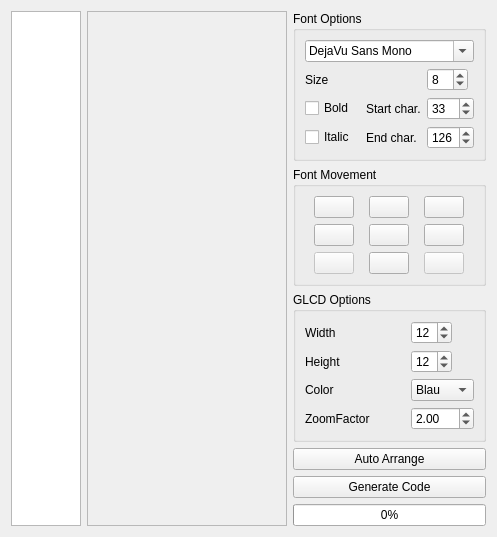
<?xml version="1.0" encoding="UTF-8"?>
<ui version="4.0">
 <class>UIFontCreation</class>
 <widget class="QWidget" name="UIFontCreation">
  <property name="geometry">
   <rect>
    <x>0</x>
    <y>0</y>
    <width>479</width>
    <height>512</height>
   </rect>
  </property>
  <property name="maximumSize">
   <size>
    <width>16777215</width>
    <height>16777215</height>
   </size>
  </property>
  <property name="windowTitle">
   <string>Form</string>
  </property>
  <layout class="QGridLayout" name="gridLayout_4">
   <item row="0" column="0" rowspan="7">
    <widget class="QListWidget" name="listWidget">
     <property name="sizePolicy">
      <sizepolicy hsizetype="Maximum" vsizetype="Expanding">
       <horstretch>0</horstretch>
       <verstretch>0</verstretch>
      </sizepolicy>
     </property>
     <property name="maximumSize">
      <size>
       <width>100</width>
       <height>16777215</height>
      </size>
     </property>
     <property name="frameShape">
      <enum>QFrame::StyledPanel</enum>
     </property>
     <property name="frameShadow">
      <enum>QFrame::Sunken</enum>
     </property>
     <property name="editTriggers">
      <set>QAbstractItemView::NoEditTriggers</set>
     </property>
     <property name="showDropIndicator" stdset="0">
      <bool>false</bool>
     </property>
     <property name="dragDropMode">
      <enum>QAbstractItemView::NoDragDrop</enum>
     </property>
     <property name="alternatingRowColors">
      <bool>true</bool>
     </property>
     <property name="selectionBehavior">
      <enum>QAbstractItemView::SelectItems</enum>
     </property>
     <property name="movement">
      <enum>QListView::Static</enum>
     </property>
     <property name="isWrapping" stdset="0">
      <bool>false</bool>
     </property>
     <property name="spacing">
      <number>2</number>
     </property>
    </widget>
   </item>
   <item row="0" column="1" rowspan="7">
    <widget class="QScrollArea" name="scrollArea">
     <property name="sizePolicy">
      <sizepolicy hsizetype="Expanding" vsizetype="Expanding">
       <horstretch>0</horstretch>
       <verstretch>0</verstretch>
      </sizepolicy>
     </property>
     <property name="minimumSize">
      <size>
       <width>200</width>
       <height>0</height>
      </size>
     </property>
     <property name="widgetResizable">
      <bool>true</bool>
     </property>
     <widget class="QWidget" name="preview">
      <property name="geometry">
       <rect>
        <x>0</x>
        <y>0</y>
        <width>196</width>
        <height>490</height>
       </rect>
      </property>
     </widget>
    </widget>
   </item>
   <item row="0" column="2">
    <widget class="QGroupBox" name="groupBox">
     <property name="sizePolicy">
      <sizepolicy hsizetype="Preferred" vsizetype="Preferred">
       <horstretch>0</horstretch>
       <verstretch>0</verstretch>
      </sizepolicy>
     </property>
     <property name="maximumSize">
      <size>
       <width>193</width>
       <height>16777215</height>
      </size>
     </property>
     <property name="title">
      <string>Font Options</string>
     </property>
     <layout class="QGridLayout" name="gridLayout">
      <item row="0" column="0" colspan="3">
       <widget class="QFontComboBox" name="fontComboBox">
        <property name="currentFont">
         <font>
          <family>Terminal</family>
         </font>
        </property>
       </widget>
      </item>
      <item row="1" column="0" colspan="2">
       <widget class="QLabel" name="label">
        <property name="text">
         <string>Size</string>
        </property>
       </widget>
      </item>
      <item row="2" column="0">
       <widget class="QCheckBox" name="cbBold">
        <property name="text">
         <string>Bold</string>
        </property>
       </widget>
      </item>
      <item row="4" column="0">
       <widget class="QCheckBox" name="cbItalic">
        <property name="text">
         <string>Italic</string>
        </property>
       </widget>
      </item>
      <item row="1" column="2">
       <widget class="QSpinBox" name="fontSize">
        <property name="sizePolicy">
         <sizepolicy hsizetype="Maximum" vsizetype="Fixed">
          <horstretch>0</horstretch>
          <verstretch>0</verstretch>
         </sizepolicy>
        </property>
        <property name="value">
         <number>8</number>
        </property>
       </widget>
      </item>
      <item row="2" column="2">
       <widget class="QSpinBox" name="sbStartChar">
        <property name="prefix">
         <string/>
        </property>
        <property name="maximum">
         <number>255</number>
        </property>
        <property name="value">
         <number>33</number>
        </property>
       </widget>
      </item>
      <item row="4" column="2">
       <widget class="QSpinBox" name="sbEndChar">
        <property name="maximum">
         <number>255</number>
        </property>
        <property name="value">
         <number>126</number>
        </property>
       </widget>
      </item>
      <item row="2" column="1">
       <widget class="QLabel" name="label_6">
        <property name="text">
         <string>Start char.</string>
        </property>
       </widget>
      </item>
      <item row="4" column="1">
       <widget class="QLabel" name="label_7">
        <property name="text">
         <string>End char.</string>
        </property>
       </widget>
      </item>
     </layout>
    </widget>
   </item>
   <item row="1" column="2">
    <widget class="QGroupBox" name="groupBox_3">
     <property name="sizePolicy">
      <sizepolicy hsizetype="Preferred" vsizetype="Preferred">
       <horstretch>0</horstretch>
       <verstretch>0</verstretch>
      </sizepolicy>
     </property>
     <property name="maximumSize">
      <size>
       <width>193</width>
       <height>16777215</height>
      </size>
     </property>
     <property name="title">
      <string>Font Movement</string>
     </property>
     <layout class="QGridLayout" name="gridLayout_3">
      <item row="0" column="0">
       <widget class="QPushButton" name="btRotateCCW">
        <property name="enabled">
         <bool>true</bool>
        </property>
        <property name="sizePolicy">
         <sizepolicy hsizetype="MinimumExpanding" vsizetype="Fixed">
          <horstretch>0</horstretch>
          <verstretch>0</verstretch>
         </sizepolicy>
        </property>
        <property name="minimumSize">
         <size>
          <width>40</width>
          <height>0</height>
         </size>
        </property>
        <property name="maximumSize">
         <size>
          <width>40</width>
          <height>16777215</height>
         </size>
        </property>
        <property name="toolTip">
         <string>Rotate counter-clockwise</string>
        </property>
        <property name="text">
         <string/>
        </property>
        <property name="icon">
         <iconset resource="resources.qrc">
          <normaloff>:/Icons/resources/object-rotate-left.png</normaloff>:/Icons/resources/object-rotate-left.png</iconset>
        </property>
        <property name="iconSize">
         <size>
          <width>20</width>
          <height>20</height>
         </size>
        </property>
       </widget>
      </item>
      <item row="0" column="1">
       <widget class="QPushButton" name="btnUp">
        <property name="sizePolicy">
         <sizepolicy hsizetype="Maximum" vsizetype="Fixed">
          <horstretch>0</horstretch>
          <verstretch>0</verstretch>
         </sizepolicy>
        </property>
        <property name="minimumSize">
         <size>
          <width>40</width>
          <height>0</height>
         </size>
        </property>
        <property name="maximumSize">
         <size>
          <width>40</width>
          <height>16777215</height>
         </size>
        </property>
        <property name="toolTip">
         <string>Move up</string>
        </property>
        <property name="text">
         <string/>
        </property>
        <property name="icon">
         <iconset resource="resources.qrc">
          <normaloff>:/Icons/resources/gtk-go-up.png</normaloff>:/Icons/resources/gtk-go-up.png</iconset>
        </property>
        <property name="iconSize">
         <size>
          <width>20</width>
          <height>20</height>
         </size>
        </property>
       </widget>
      </item>
      <item row="0" column="2">
       <widget class="QPushButton" name="btRotateCW">
        <property name="enabled">
         <bool>true</bool>
        </property>
        <property name="minimumSize">
         <size>
          <width>40</width>
          <height>0</height>
         </size>
        </property>
        <property name="maximumSize">
         <size>
          <width>40</width>
          <height>16777215</height>
         </size>
        </property>
        <property name="toolTip">
         <string>Rotate clockwise</string>
        </property>
        <property name="text">
         <string/>
        </property>
        <property name="icon">
         <iconset resource="resources.qrc">
          <normaloff>:/Icons/resources/object-rotate-right.png</normaloff>:/Icons/resources/object-rotate-right.png</iconset>
        </property>
        <property name="iconSize">
         <size>
          <width>20</width>
          <height>20</height>
         </size>
        </property>
       </widget>
      </item>
      <item row="1" column="0">
       <widget class="QPushButton" name="btnLeft">
        <property name="minimumSize">
         <size>
          <width>40</width>
          <height>0</height>
         </size>
        </property>
        <property name="maximumSize">
         <size>
          <width>40</width>
          <height>16777215</height>
         </size>
        </property>
        <property name="toolTip">
         <string>Move left</string>
        </property>
        <property name="text">
         <string/>
        </property>
        <property name="icon">
         <iconset resource="resources.qrc">
          <normaloff>:/Icons/resources/gtk-go-back-ltr.png</normaloff>:/Icons/resources/gtk-go-back-ltr.png</iconset>
        </property>
        <property name="iconSize">
         <size>
          <width>20</width>
          <height>20</height>
         </size>
        </property>
       </widget>
      </item>
      <item row="1" column="2">
       <widget class="QPushButton" name="btnRight">
        <property name="minimumSize">
         <size>
          <width>40</width>
          <height>0</height>
         </size>
        </property>
        <property name="maximumSize">
         <size>
          <width>40</width>
          <height>16777215</height>
         </size>
        </property>
        <property name="toolTip">
         <string>Move right</string>
        </property>
        <property name="text">
         <string/>
        </property>
        <property name="icon">
         <iconset resource="resources.qrc">
          <normaloff>:/Icons/resources/gtk-go-back-rtl.png</normaloff>:/Icons/resources/gtk-go-back-rtl.png</iconset>
        </property>
        <property name="iconSize">
         <size>
          <width>20</width>
          <height>20</height>
         </size>
        </property>
       </widget>
      </item>
      <item row="2" column="1">
       <widget class="QPushButton" name="btnDown">
        <property name="minimumSize">
         <size>
          <width>40</width>
          <height>0</height>
         </size>
        </property>
        <property name="maximumSize">
         <size>
          <width>40</width>
          <height>16777215</height>
         </size>
        </property>
        <property name="toolTip">
         <string>Move down</string>
        </property>
        <property name="text">
         <string/>
        </property>
        <property name="icon">
         <iconset resource="resources.qrc">
          <normaloff>:/Icons/resources/gtk-go-down.png</normaloff>:/Icons/resources/gtk-go-down.png</iconset>
        </property>
        <property name="iconSize">
         <size>
          <width>20</width>
          <height>20</height>
         </size>
        </property>
       </widget>
      </item>
      <item row="2" column="0">
       <widget class="QPushButton" name="btnMirrorVer">
        <property name="enabled">
         <bool>false</bool>
        </property>
        <property name="minimumSize">
         <size>
          <width>40</width>
          <height>0</height>
         </size>
        </property>
        <property name="maximumSize">
         <size>
          <width>40</width>
          <height>16777215</height>
         </size>
        </property>
        <property name="text">
         <string/>
        </property>
        <property name="icon">
         <iconset resource="resources.qrc">
          <normaloff>:/Icons/resources/object-flip-vertical.png</normaloff>:/Icons/resources/object-flip-vertical.png</iconset>
        </property>
        <property name="iconSize">
         <size>
          <width>20</width>
          <height>20</height>
         </size>
        </property>
        <property name="shortcut">
         <string>Return</string>
        </property>
       </widget>
      </item>
      <item row="2" column="2">
       <widget class="QPushButton" name="btnMirrorHor">
        <property name="enabled">
         <bool>false</bool>
        </property>
        <property name="minimumSize">
         <size>
          <width>40</width>
          <height>0</height>
         </size>
        </property>
        <property name="maximumSize">
         <size>
          <width>40</width>
          <height>16777215</height>
         </size>
        </property>
        <property name="text">
         <string/>
        </property>
        <property name="icon">
         <iconset resource="resources.qrc">
          <normaloff>:/Icons/resources/object-flip-horizontal.png</normaloff>:/Icons/resources/object-flip-horizontal.png</iconset>
        </property>
        <property name="iconSize">
         <size>
          <width>20</width>
          <height>20</height>
         </size>
        </property>
       </widget>
      </item>
      <item row="1" column="1">
       <widget class="QPushButton" name="btnReset">
        <property name="enabled">
         <bool>true</bool>
        </property>
        <property name="minimumSize">
         <size>
          <width>40</width>
          <height>0</height>
         </size>
        </property>
        <property name="maximumSize">
         <size>
          <width>40</width>
          <height>16777215</height>
         </size>
        </property>
        <property name="toolTip">
         <string>Reset</string>
        </property>
        <property name="text">
         <string/>
        </property>
        <property name="icon">
         <iconset resource="resources.qrc">
          <normaloff>:/Icons/resources/reload.png</normaloff>:/Icons/resources/reload.png</iconset>
        </property>
        <property name="iconSize">
         <size>
          <width>20</width>
          <height>20</height>
         </size>
        </property>
       </widget>
      </item>
     </layout>
    </widget>
   </item>
   <item row="2" column="2">
    <widget class="QGroupBox" name="groupBox_2">
     <property name="sizePolicy">
      <sizepolicy hsizetype="Preferred" vsizetype="Preferred">
       <horstretch>0</horstretch>
       <verstretch>0</verstretch>
      </sizepolicy>
     </property>
     <property name="maximumSize">
      <size>
       <width>193</width>
       <height>16777215</height>
      </size>
     </property>
     <property name="title">
      <string>GLCD Options</string>
     </property>
     <layout class="QGridLayout" name="gridLayout_2">
      <item row="0" column="0">
       <widget class="QLabel" name="label_2">
        <property name="text">
         <string>Width</string>
        </property>
       </widget>
      </item>
      <item row="0" column="1">
       <widget class="QSpinBox" name="glcdWidth">
        <property name="sizePolicy">
         <sizepolicy hsizetype="Maximum" vsizetype="Fixed">
          <horstretch>0</horstretch>
          <verstretch>0</verstretch>
         </sizepolicy>
        </property>
        <property name="value">
         <number>12</number>
        </property>
       </widget>
      </item>
      <item row="1" column="0">
       <widget class="QLabel" name="label_3">
        <property name="text">
         <string>Height</string>
        </property>
       </widget>
      </item>
      <item row="1" column="1">
       <widget class="QSpinBox" name="glcdHeight">
        <property name="sizePolicy">
         <sizepolicy hsizetype="Maximum" vsizetype="Fixed">
          <horstretch>0</horstretch>
          <verstretch>0</verstretch>
         </sizepolicy>
        </property>
        <property name="value">
         <number>12</number>
        </property>
       </widget>
      </item>
      <item row="2" column="0">
       <widget class="QLabel" name="label_4">
        <property name="text">
         <string>Color</string>
        </property>
       </widget>
      </item>
      <item row="2" column="1">
       <widget class="QComboBox" name="glcdColor">
        <property name="enabled">
         <bool>true</bool>
        </property>
        <property name="sizePolicy">
         <sizepolicy hsizetype="Maximum" vsizetype="Fixed">
          <horstretch>0</horstretch>
          <verstretch>0</verstretch>
         </sizepolicy>
        </property>
        <property name="currentIndex">
         <number>1</number>
        </property>
        <item>
         <property name="text">
          <string>Rot</string>
         </property>
        </item>
        <item>
         <property name="text">
          <string>Blau</string>
         </property>
        </item>
        <item>
         <property name="text">
          <string>Weiss</string>
         </property>
        </item>
        <item>
         <property name="text">
          <string>Grün</string>
         </property>
        </item>
       </widget>
      </item>
      <item row="3" column="0">
       <widget class="QLabel" name="label_5">
        <property name="text">
         <string>ZoomFactor</string>
        </property>
       </widget>
      </item>
      <item row="3" column="1">
       <widget class="QDoubleSpinBox" name="doubleSpinBox">
        <property name="minimum">
         <double>1.000000000000000</double>
        </property>
        <property name="singleStep">
         <double>0.100000000000000</double>
        </property>
        <property name="value">
         <double>2.000000000000000</double>
        </property>
       </widget>
      </item>
     </layout>
    </widget>
   </item>
   <item row="6" column="2">
    <spacer name="verticalSpacer">
     <property name="orientation">
      <enum>Qt::Vertical</enum>
     </property>
     <property name="sizeHint" stdset="0">
      <size>
       <width>188</width>
       <height>43</height>
      </size>
     </property>
    </spacer>
   </item>
   <item row="4" column="2">
    <widget class="QPushButton" name="btnCode">
     <property name="maximumSize">
      <size>
       <width>193</width>
       <height>16777215</height>
      </size>
     </property>
     <property name="text">
      <string>Generate Code</string>
     </property>
    </widget>
   </item>
   <item row="5" column="2">
    <widget class="QProgressBar" name="progressBar">
     <property name="maximumSize">
      <size>
       <width>193</width>
       <height>16777215</height>
      </size>
     </property>
     <property name="value">
      <number>0</number>
     </property>
    </widget>
   </item>
   <item row="3" column="2">
    <widget class="QPushButton" name="btnAutoArrange">
     <property name="toolTip">
      <string>Auto arrange font (still buggy)</string>
     </property>
     <property name="text">
      <string>Auto Arrange</string>
     </property>
    </widget>
   </item>
  </layout>
 </widget>
 <resources>
  <include location="resources.qrc"/>
 </resources>
 <connections>
  <connection>
   <sender>glcdWidth</sender>
   <signal>valueChanged(int)</signal>
   <receiver>UIFontCreation</receiver>
   <slot>updateGLCDSize()</slot>
   <hints>
    <hint type="sourcelabel">
     <x>444</x>
     <y>301</y>
    </hint>
    <hint type="destinationlabel">
     <x>425</x>
     <y>144</y>
    </hint>
   </hints>
  </connection>
  <connection>
   <sender>glcdHeight</sender>
   <signal>valueChanged(int)</signal>
   <receiver>UIFontCreation</receiver>
   <slot>updateGLCDSize()</slot>
   <hints>
    <hint type="sourcelabel">
     <x>444</x>
     <y>323</y>
    </hint>
    <hint type="destinationlabel">
     <x>433</x>
     <y>286</y>
    </hint>
   </hints>
  </connection>
  <connection>
   <sender>doubleSpinBox</sender>
   <signal>valueChanged(double)</signal>
   <receiver>UIFontCreation</receiver>
   <slot>updateGLCDZoom(double)</slot>
   <hints>
    <hint type="sourcelabel">
     <x>458</x>
     <y>367</y>
    </hint>
    <hint type="destinationlabel">
     <x>447</x>
     <y>285</y>
    </hint>
   </hints>
  </connection>
  <connection>
   <sender>fontComboBox</sender>
   <signal>currentFontChanged(QFont)</signal>
   <receiver>UIFontCreation</receiver>
   <slot>updateFont()</slot>
   <hints>
    <hint type="sourcelabel">
     <x>391</x>
     <y>37</y>
    </hint>
    <hint type="destinationlabel">
     <x>389</x>
     <y>45</y>
    </hint>
   </hints>
  </connection>
  <connection>
   <sender>fontSize</sender>
   <signal>valueChanged(int)</signal>
   <receiver>UIFontCreation</receiver>
   <slot>updateFont()</slot>
   <hints>
    <hint type="sourcelabel">
     <x>458</x>
     <y>72</y>
    </hint>
    <hint type="destinationlabel">
     <x>390</x>
     <y>81</y>
    </hint>
   </hints>
  </connection>
  <connection>
   <sender>cbBold</sender>
   <signal>stateChanged(int)</signal>
   <receiver>UIFontCreation</receiver>
   <slot>updateFont()</slot>
   <hints>
    <hint type="sourcelabel">
     <x>346</x>
     <y>95</y>
    </hint>
    <hint type="destinationlabel">
     <x>389</x>
     <y>107</y>
    </hint>
   </hints>
  </connection>
  <connection>
   <sender>cbItalic</sender>
   <signal>stateChanged(int)</signal>
   <receiver>UIFontCreation</receiver>
   <slot>updateFont()</slot>
   <hints>
    <hint type="sourcelabel">
     <x>346</x>
     <y>118</y>
    </hint>
    <hint type="destinationlabel">
     <x>389</x>
     <y>132</y>
    </hint>
   </hints>
  </connection>
  <connection>
   <sender>btnUp</sender>
   <signal>clicked()</signal>
   <receiver>UIFontCreation</receiver>
   <slot>decOffsetY()</slot>
   <hints>
    <hint type="sourcelabel">
     <x>394</x>
     <y>183</y>
    </hint>
    <hint type="destinationlabel">
     <x>447</x>
     <y>152</y>
    </hint>
   </hints>
  </connection>
  <connection>
   <sender>btnDown</sender>
   <signal>clicked()</signal>
   <receiver>UIFontCreation</receiver>
   <slot>incOffsetY()</slot>
   <hints>
    <hint type="sourcelabel">
     <x>394</x>
     <y>242</y>
    </hint>
    <hint type="destinationlabel">
     <x>447</x>
     <y>235</y>
    </hint>
   </hints>
  </connection>
  <connection>
   <sender>btnLeft</sender>
   <signal>clicked()</signal>
   <receiver>UIFontCreation</receiver>
   <slot>decOffsetX()</slot>
   <hints>
    <hint type="sourcelabel">
     <x>340</x>
     <y>213</y>
    </hint>
    <hint type="destinationlabel">
     <x>386</x>
     <y>210</y>
    </hint>
   </hints>
  </connection>
  <connection>
   <sender>btnRight</sender>
   <signal>clicked()</signal>
   <receiver>UIFontCreation</receiver>
   <slot>incOffsetX()</slot>
   <hints>
    <hint type="sourcelabel">
     <x>448</x>
     <y>213</y>
    </hint>
    <hint type="destinationlabel">
     <x>447</x>
     <y>212</y>
    </hint>
   </hints>
  </connection>
  <connection>
   <sender>btnCode</sender>
   <signal>clicked()</signal>
   <receiver>UIFontCreation</receiver>
   <slot>showCode()</slot>
   <hints>
    <hint type="sourcelabel">
     <x>380</x>
     <y>425</y>
    </hint>
    <hint type="destinationlabel">
     <x>293</x>
     <y>439</y>
    </hint>
   </hints>
  </connection>
  <connection>
   <sender>btRotateCCW</sender>
   <signal>clicked()</signal>
   <receiver>UIFontCreation</receiver>
   <slot>rotateCCW()</slot>
   <hints>
    <hint type="sourcelabel">
     <x>340</x>
     <y>183</y>
    </hint>
    <hint type="destinationlabel">
     <x>263</x>
     <y>270</y>
    </hint>
   </hints>
  </connection>
  <connection>
   <sender>btRotateCW</sender>
   <signal>clicked()</signal>
   <receiver>UIFontCreation</receiver>
   <slot>rotateCW()</slot>
   <hints>
    <hint type="sourcelabel">
     <x>448</x>
     <y>183</y>
    </hint>
    <hint type="destinationlabel">
     <x>443</x>
     <y>183</y>
    </hint>
   </hints>
  </connection>
  <connection>
   <sender>sbStartChar</sender>
   <signal>valueChanged(int)</signal>
   <receiver>UIFontCreation</receiver>
   <slot>updateCharList()</slot>
   <hints>
    <hint type="sourcelabel">
     <x>458</x>
     <y>95</y>
    </hint>
    <hint type="destinationlabel">
     <x>442</x>
     <y>74</y>
    </hint>
   </hints>
  </connection>
  <connection>
   <sender>sbEndChar</sender>
   <signal>valueChanged(int)</signal>
   <receiver>UIFontCreation</receiver>
   <slot>updateCharList()</slot>
   <hints>
    <hint type="sourcelabel">
     <x>458</x>
     <y>118</y>
    </hint>
    <hint type="destinationlabel">
     <x>443</x>
     <y>118</y>
    </hint>
   </hints>
  </connection>
  <connection>
   <sender>btnReset</sender>
   <signal>clicked()</signal>
   <receiver>UIFontCreation</receiver>
   <slot>resetPostion()</slot>
   <hints>
    <hint type="sourcelabel">
     <x>394</x>
     <y>213</y>
    </hint>
    <hint type="destinationlabel">
     <x>248</x>
     <y>222</y>
    </hint>
   </hints>
  </connection>
  <connection>
   <sender>glcdColor</sender>
   <signal>currentIndexChanged(QString)</signal>
   <receiver>UIFontCreation</receiver>
   <slot>setGLCDColor()</slot>
   <hints>
    <hint type="sourcelabel">
     <x>458</x>
     <y>345</y>
    </hint>
    <hint type="destinationlabel">
     <x>267</x>
     <y>349</y>
    </hint>
   </hints>
  </connection>
  <connection>
   <sender>btnAutoArrange</sender>
   <signal>clicked()</signal>
   <receiver>UIFontCreation</receiver>
   <slot>autoArrange()</slot>
   <hints>
    <hint type="sourcelabel">
     <x>341</x>
     <y>398</y>
    </hint>
    <hint type="destinationlabel">
     <x>276</x>
     <y>395</y>
    </hint>
   </hints>
  </connection>
 </connections>
 <slots>
  <slot>updateFont()</slot>
  <slot>updateGLCDZoom(double)</slot>
  <slot>updateGLCDSize()</slot>
  <slot>incOffsetX()</slot>
  <slot>decOffsetX()</slot>
  <slot>incOffsetY()</slot>
  <slot>decOffsetY()</slot>
  <slot>showCode()</slot>
  <slot>rotateCCW()</slot>
  <slot>rotateCW()</slot>
  <slot>updateCharList()</slot>
  <slot>resetPostion()</slot>
  <slot>setGLCDColor()</slot>
  <slot>autoArrange()</slot>
 </slots>
</ui>
